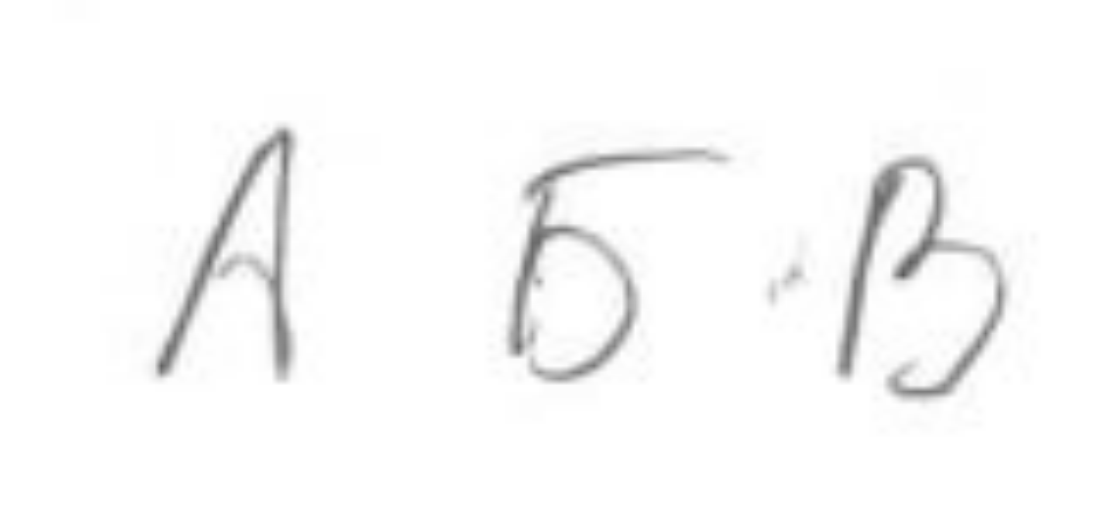
#> input picture pictures/abc.png, 1099 x 505 px, found by its file name
$ python approx.py
#> lines starting #> are read from the running program, lines starting #| are printed output that depends on the picture; after the words box and inside, x2 and y2 are one past the last pixel; in counts of white or black regions, pixels touching at a corner belong together

import cv2
import numpy as np

# Загрузка изображения буквы "А"
image = cv2.imread('abc.png', cv2.IMREAD_GRAYSCALE)
#> image is the input picture: shape (505, 1099); min 91, max 255, mean 249.4

# Очистка изображения от шумов и случайных небольших линий
kernel = np.ones((1, 1), np.uint8)
cleaned_image = cv2.morphologyEx(image, cv2.MORPH_OPEN, kernel)

# Применение пороговой обработки
_,binary_image = cv2.threshold(cleaned_image,220,255,cv2.THRESH_BINARY_INV)
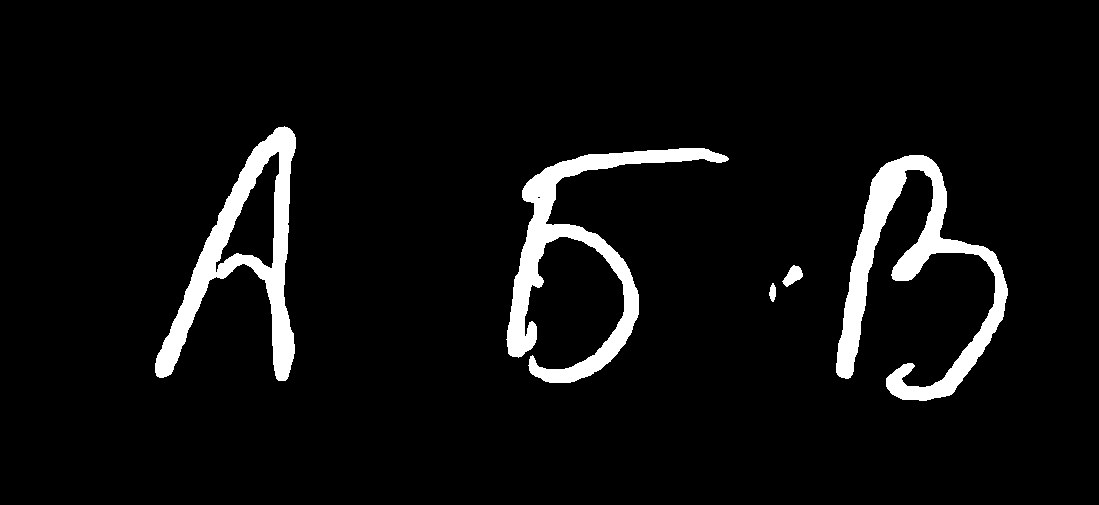
#> binary_image: shape (505, 1099); 5.7% white; 5 white regions

# Нахождение контуров буквы
contours, _ = cv2.findContours(binary_image, cv2.RETR_EXTERNAL, cv2.CHAIN_APPROX_SIMPLE)
#> contours = 5 contours; box (x1, y1, x2, y2) and area: (155, 126, 296, 381) 12577, (836, 155, 1008, 401) 10557, (506, 148, 729, 383) 9688, (782, 265, 803, 287) 228, (769, 283, 776, 302) 75

# Аппроксимация контура буквы с помощью линий
lines = []
for contour in contours:
    epsilon = 0.01 * cv2.arcLength(contour, True)
    approx = cv2.approxPolyDP(contour, epsilon, True)
    for i in range(len(approx) - 1):
        start_point = tuple(approx[i][0])
        end_point = tuple(approx[i + 1][0])
        lines.append([start_point, end_point])
#> this loop made 5 passes
#> epsilon on passes 1 to 5: 0.421, 0.644, 14.45, 14.38, 8.98
#> after the loop, lines = 71 items

# Вывод набора движений
print(lines)
#> (printed output is left out)

from turtle import Turtle

#> (the run stopped early here; a loop or call above may not have finished)

$ run again, with pictures/alphabet.png copied over pictures/abc.png
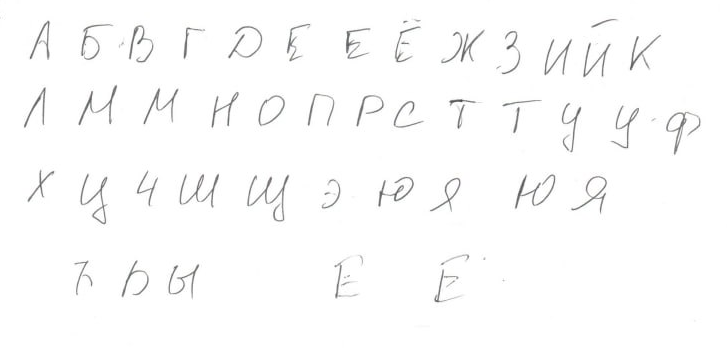
#> input picture pictures/alphabet.png, 727 x 353 px, found by its file name
#> `_,binary_image = cv2.threshold(cleaned_image,220,255,cv2.THRESH_BINARY..`:
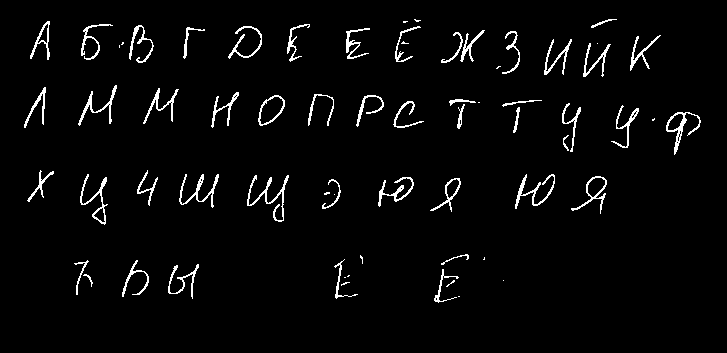
#> binary_image: shape (353, 727); 3.3% white in thin lines or dots, all inside (x1, y1, x2, y2) = (24, 19, 701, 303)
#> contours = 67 contours, 22 with area under 20; largest, box (x1, y1, x2, y2) and area: (258, 95, 285, 126) 510, (666, 112, 701, 155) 378, (571, 176, 607, 214) 369, (430, 178, 461, 212) 256, (80, 174, 108, 225) 256
#> the loop `for contour in contours:` made 67 passes
#> epsilon on passes 2, 4, 7, 8, 9, 10, 11, 12: 0.191, 0.216, 0.35, 1.48, 2.26, 1.77, 1.02, 1.41
#> after the loop `for contour in contours:`: lines = 647 items
#> (printed output is left out)

$ run again, with pictures/loadtest.png copied over pictures/abc.png
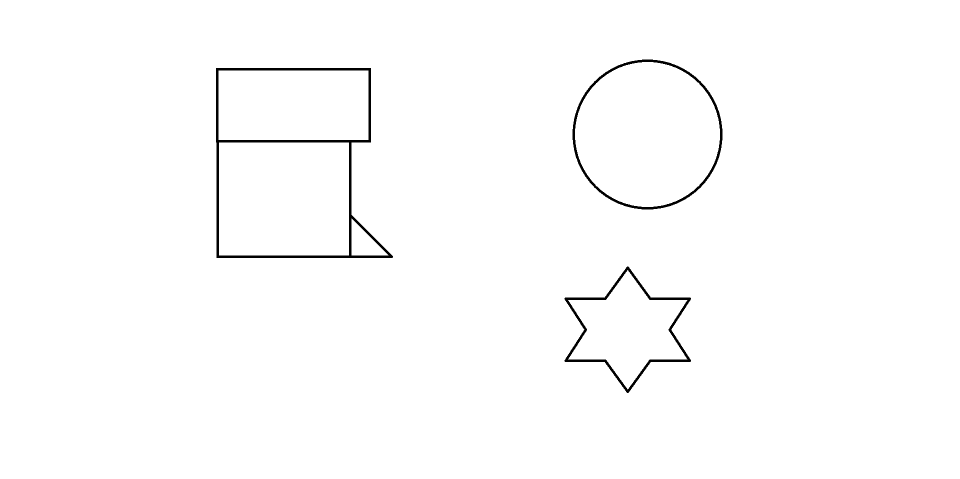
#> input picture pictures/loadtest.png, 1919 x 957 px, found by its file name (shown at 1/2 size)
#> image: shape (957, 1919); 99% white; 3 black regions, box (x1, y1, x2, y2) and area: (432, 136, 786, 516) 9059, (1145, 119, 1445, 419) 4606, (1129, 533, 1382, 786) 4567
#> `_,binary_image = cv2.threshold(cleaned_image,220,255,cv2.THRESH_BINARY..`:
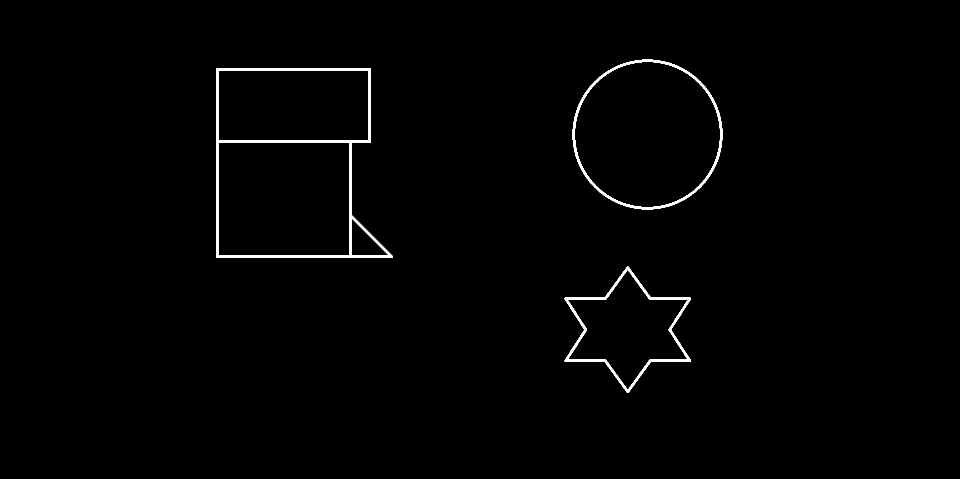
#> binary_image: shape (957, 1919) (shown at 1/2 size); 0.99% white; 3 white regions
#> contours = 3 contours; box (x1, y1, x2, y2) and area: (432, 136, 786, 516) 111565, (1145, 119, 1445, 419) 70175, (1129, 533, 1382, 786) 33274
#> the loop `for contour in contours:` made 3 passes
#> epsilon on passes 1 to 3: 9.66, 14.92, 9.92
#> after the loop `for contour in contours:`: lines = 32 items
#> (printed output is left out)
